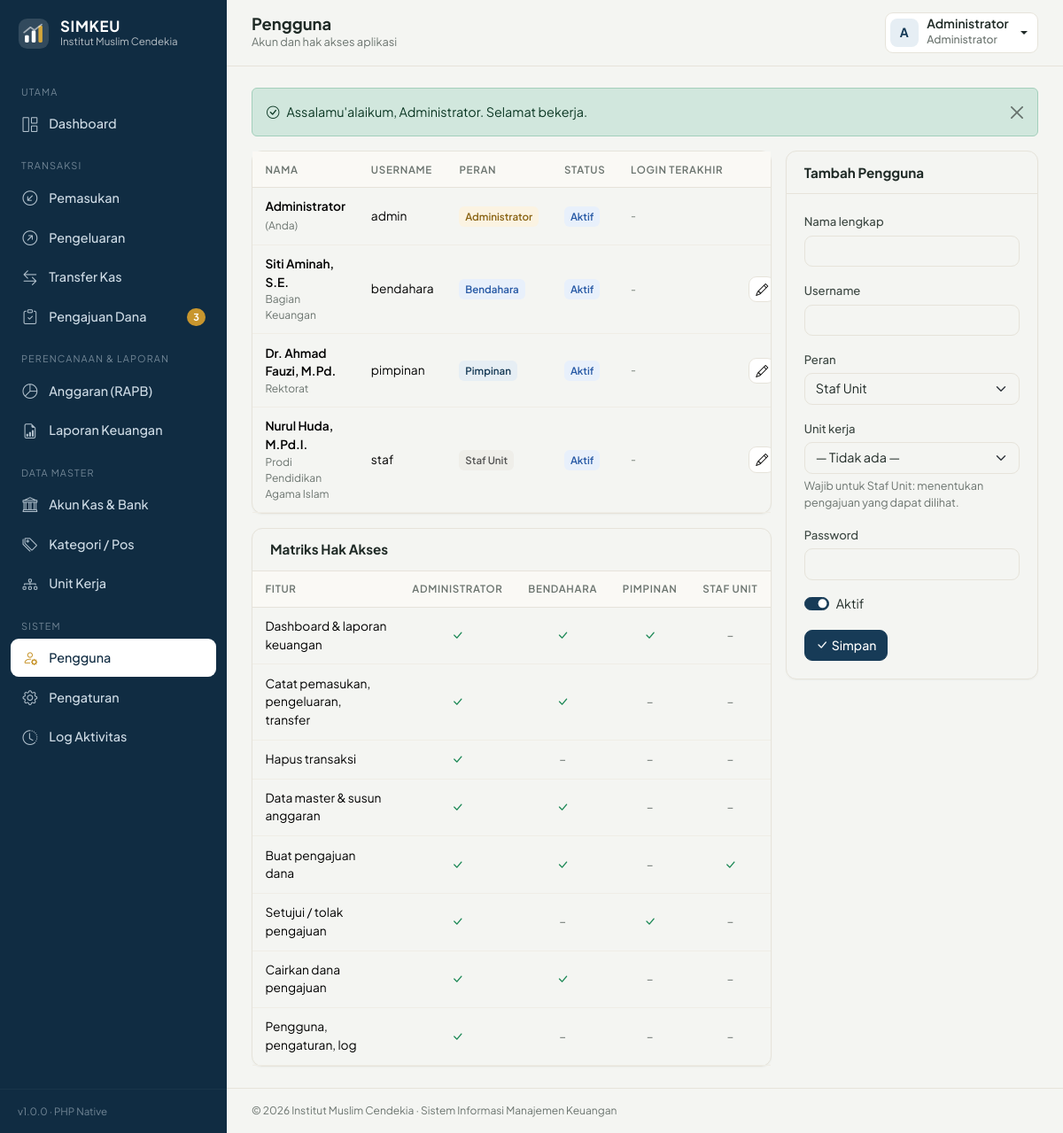
/index.php?page=pengguna (signed in), run on the app's committed database.
### tables this page shows
CREATE TABLE users (
    id INT AUTO_INCREMENT PRIMARY KEY,
    nama VARCHAR(100) NOT NULL,
    username VARCHAR(50) NOT NULL UNIQUE,
    password VARCHAR(255) NOT NULL,
    role ENUM('admin','bendahara','pimpinan','staf') NOT NULL DEFAULT 'staf',
    unit_id INT NULL,
    aktif TINYINT(1) NOT NULL DEFAULT 1,
    last_login DATETIME NULL,
    created_at TIMESTAMP DEFAULT CURRENT_TIMESTAMP,
    CONSTRAINT fk_users_unit FOREIGN KEY (unit_id) REFERENCES unit(id) ON DELETE SET NULL
);

CREATE TABLE unit (
    id INT AUTO_INCREMENT PRIMARY KEY,
    kode VARCHAR(10) NOT NULL UNIQUE,
    nama VARCHAR(100) NOT NULL,
    penanggung_jawab VARCHAR(100) NULL,
    aktif TINYINT(1) NOT NULL DEFAULT 1
);

### index.php (called while the page is built, shortened)
<?php
$routes = [
    'dashboard'   => ['dashboard', 'dashboard'],
    'pemasukan'   => ['transaksi', 'transaksi.view'],
    'pengeluaran' => ['transaksi', 'transaksi.view'],
    'transfer'    => ['transfer', 'transaksi.view'],
    'bukti'       => ['bukti', 'transaksi.view'],
    'pengajuan'   => ['pengajuan', 'pengajuan.view'],
    'anggaran'    => ['anggaran', 'laporan'],
    'laporan'     => ['laporan', 'laporan'],
    'akun_kas'    => ['akun_kas', 'master'],
    'kategori'    => ['kategori', 'master'],
    'unit'        => ['unit', 'master'],
    'pengguna'    => ['pengguna', 'system'],
    'pengaturan'  => ['pengaturan', 'system'],
    'log'         => ['log', 'system'],
    'profil'      => ['profil', null],
];
$page = $_GET['page'] ?? home_page();
[$module, $perm] = $routes[$page];
require __DIR__ . '/modules/' . $module . '.php';

### config/db.php (called while the page is built, shortened)
<?php
function db(): PDO
{
    static $pdo = null;
    if ($pdo === null) {
        $dsn = 'mysql:host=' . DB_HOST . ';port=' . DB_PORT . ';dbname=' . DB_NAME . ';charset=utf8mb4';
        try {
            $pdo = new PDO($dsn, DB_USER, DB_PASS, [
                PDO::ATTR_ERRMODE            => PDO::ERRMODE_EXCEPTION,
                PDO::ATTR_DEFAULT_FETCH_MODE => PDO::FETCH_ASSOC,
                PDO::ATTR_EMULATE_PREPARES   => false,
            ]);
        } catch (PDOException $e) {
            http_response_code(500);
            die('<div style="font-family:sans-serif;padding:40px;color:#7f1d1d">
                <h3>Koneksi database gagal</h3>
                <p>Periksa pengaturan di <code>config/db.php</code> dan pastikan database <b>' . DB_NAME . '</b> sudah di-import dari <code>database/simkeu_db.sql</code>.</p>
                <small>' . htmlspecialchars($e->getMessage()) . '</small></div>');
        }
    }
    return $pdo;
}

### modules/pengguna.php (the view, shortened to what this page needs)
<?php
$pdo = db();
$roles = role_list();
$roleBadge = ['admin' => 'bs-gold', 'bendahara' => 'bs-blue', 'pimpinan' => 'bs-green', 'staf' => 'bs-gray'];
$edit = null;
$edit = $edit ?: ['id' => 0, 'nama' => '', 'username' => '', 'role' => 'staf', 'unit_id' => null, 'aktif' => 1];
$rows = $pdo->query("SELECT us.*, u.nama unit FROM users us LEFT JOIN unit u ON u.id = us.unit_id ORDER BY FIELD(us.role,'admin','bendahara','pimpinan','staf'), us.nama")->fetchAll();
$isSelf = $edit['id'] && $edit['id'] == user('id');
$title = 'Pengguna';
$subtitle = 'Akun dan hak akses aplikasi';
require ROOT_PATH . '/includes/header.php';
?>
<div class="row g-3">
    <div class="col-lg-8">
        <div class="card"><div class="table-responsive"><table class="table table-hover">
            <thead><tr><th>Nama</th><th>Username</th><th>Peran</th><th>Status</th><th>Login terakhir</th><th></th></tr></thead>
            <tbody><?php foreach ($rows as $r): ?>
                <tr class="<?= $r['aktif'] ? '' : 'opacity-50' ?>">
                    <td><div class="fw-semibold"><?= e($r['nama']) ?><?= $r['id'] == user('id') ? ' <span class="small text-muted fw-normal">(Anda)</span>' : '' ?></div><div class="small text-muted"><?= e($r['unit'] ?? '') ?></div></td>
                    <td class="num"><?= e($r['username']) ?></td>
                    <td><span class="badge-soft <?= $roleBadge[$r['role']] ?>"><?= e($roles[$r['role']]) ?></span></td>
                    <td><?= $r['aktif'] ? '<span class="badge-soft bs-blue">Aktif</span>' : '<span class="badge-soft bs-gray">Nonaktif</span>' ?></td>
                    <td class="small text-muted text-nowrap"><?= $r['last_login'] ? date('d/m/Y H:i', strtotime($r['last_login'])) : '-' ?></td>
                    <td class="table-actions">
                        <a href="<?= url('pengguna', ['id' => $r['id']]) ?>" class="btn btn-light btn-sm" title="Edit"><i class="bi bi-pencil"></i></a>
                    </td>
                </tr>
            <?php endforeach; ?></tbody>
        </table></div></div>
        <div class="card mt-3">
            <div class="card-header"><h2>Matriks Hak Akses</h2></div>
            <div class="table-responsive"><table class="table table-sm small mb-0">
                <thead><tr><th>Fitur</th><?php foreach ($roles as $l): ?><th class="text-center"><?= e($l) ?></th><?php endforeach; ?></tr></thead>
                <tbody><?php foreach ([
                    'Dashboard & laporan keuangan' => [1, 1, 1, 0],
                    'Catat pemasukan, pengeluaran, transfer' => [1, 1, 0, 0],
                    'Hapus transaksi' => [1, 0, 0, 0],
                    'Data master & susun anggaran' => [1, 1, 0, 0],
                    'Buat pengajuan dana' => [1, 1, 0, 1],
                    'Setujui / tolak pengajuan' => [1, 0, 1, 0],
                    'Cairkan dana pengajuan' => [1, 1, 0, 0],
                    'Pengguna, pengaturan, log' => [1, 0, 0, 0],
                ] as $f => $m): ?>
                    <tr><td><?= e($f) ?></td><?php foreach ($m as $v): ?><td class="text-center"><?= $v ? '<i class="bi bi-check-lg text-success"></i>' : '<span class="text-muted">&ndash;</span>' ?></td><?php endforeach; ?></tr>
                <?php endforeach; ?></tbody>
            </table></div>
        </div>
    </div>
    <div class="col-lg-4">
        <div class="card">
            <div class="card-header"><h2><?= $edit['id'] ? 'Edit Pengguna' : 'Tambah Pengguna' ?></h2></div>
            <form method="post" class="card-body">
                <div class="mb-3"><label class="form-label" for="nama">Nama lengkap</label><input id="nama" name="nama" class="form-control" maxlength="100" value="<?= e($edit['nama']) ?>" required></div>
                <div class="mb-3"><label class="form-label" for="un">Username</label><input id="un" name="username" class="form-control" maxlength="50" value="<?= e($edit['username']) ?>" required autocomplete="off"></div>
                <div class="mb-3"><label class="form-label" for="role">Peran</label>
                    <select id="role" name="role" class="form-select" <?= $isSelf ? 'disabled' : '' ?>><?php foreach ($roles as $k => $l): ?><option value="<?= $k ?>" <?= selected($k, $edit['role']) ?>><?= e($l) ?></option><?php endforeach; ?></select>
                    <?php if ($isSelf): ?><div class="form-text">Peran akun Anda sendiri tidak dapat diubah.</div><?php endif; ?></div>
                <div class="mb-3"><label class="form-label" for="unit">Unit kerja</label>
                    <select id="unit" name="unit_id" class="form-select"><option value="">— Tidak ada —</option></select>
                    <div class="form-text">Wajib untuk Staf Unit: menentukan pengajuan yang dapat dilihat.</div></div>
                <div class="mb-3"><label class="form-label" for="pw">Password </label><input type="password" id="pw" name="password" class="form-control" minlength="6" <?= $edit['id'] ? '' : 'required' ?> autocomplete="new-password"></div>
                <div class="form-check form-switch mb-3"><input class="form-check-input" type="checkbox" id="aktif" name="aktif" <?= $edit['aktif'] ? 'checked' : '' ?> <?= $isSelf ? 'disabled' : '' ?>><label class="form-check-label" for="aktif">Aktif</label></div>
                <div class="d-flex gap-2"><button class="btn btn-primary"><i class="bi bi-check-lg me-1"></i>Simpan</button><?php if ($edit['id']): ?><a href="<?= url('pengguna') ?>" class="btn btn-light">Batal</a><?php endif; ?></div>
            </form>
        </div>
    </div>
</div>
<?php require ROOT_PATH . '/includes/footer.php';

### includes/header.php (shortened to what this page needs)
<?php
$title = $title ?? 'Dashboard';
$current = $_GET['page'] ?? 'dashboard';
$menu = [
    ['header' => 'Utama', 'perm' => 'dashboard'],
    ['page' => 'dashboard',  'icon' => 'grid-1x2',          'label' => 'Dashboard', 'perm' => 'dashboard'],
    ['header' => 'Transaksi', 'perm' => 'pengajuan.view'],
    ['page' => 'pemasukan',  'icon' => 'arrow-down-left-circle', 'label' => 'Pemasukan', 'perm' => 'transaksi.view'],
    ['page' => 'pengeluaran','icon' => 'arrow-up-right-circle',  'label' => 'Pengeluaran', 'perm' => 'transaksi.view'],
    ['page' => 'transfer',   'icon' => 'arrow-left-right',  'label' => 'Transfer Kas', 'perm' => 'transaksi.view'],
    ['page' => 'pengajuan',  'icon' => 'clipboard-check',   'label' => 'Pengajuan Dana', 'perm' => 'pengajuan.view', 'badge' => true],
    ['header' => 'Perencanaan & Laporan', 'perm' => 'laporan'],
    ['page' => 'anggaran',   'icon' => 'pie-chart',         'label' => 'Anggaran (RAPB)', 'perm' => 'laporan'],
    ['page' => 'laporan',    'icon' => 'file-earmark-bar-graph', 'label' => 'Laporan Keuangan', 'perm' => 'laporan'],
    ['header' => 'Data Master', 'perm' => 'master'],
    ['page' => 'akun_kas',   'icon' => 'bank',              'label' => 'Akun Kas & Bank', 'perm' => 'master'],
    ['page' => 'kategori',   'icon' => 'tags',              'label' => 'Kategori / Pos', 'perm' => 'master'],
    ['page' => 'unit',       'icon' => 'diagram-3',         'label' => 'Unit Kerja', 'perm' => 'master'],
    ['header' => 'Sistem', 'perm' => 'system'],
    ['page' => 'pengguna',   'icon' => 'person-gear',       'label' => 'Pengguna', 'perm' => 'system'],
    ['page' => 'pengaturan', 'icon' => 'gear',              'label' => 'Pengaturan', 'perm' => 'system'],
    ['page' => 'log',        'icon' => 'clock-history',     'label' => 'Log Aktivitas', 'perm' => 'system'],
];
$__badge = 0;
if (can('pengajuan.approve')) {
    $__badge += (int)db()->query("SELECT COUNT(*) FROM pengajuan WHERE status = 'diajukan'")->fetchColumn();
}
if (can('pengajuan.cair')) {
    $__badge += (int)db()->query("SELECT COUNT(*) FROM pengajuan WHERE status = 'disetujui'")->fetchColumn();
}
?>
<!doctype html>
<html lang="id">
<head>
    <link href="https://cdn.jsdelivr.net/npm/bootstrap@5.3.3/dist/css/bootstrap.min.css" rel="stylesheet">
    <link href="https://cdn.jsdelivr.net/npm/bootstrap-icons@1.11.3/font/bootstrap-icons.min.css" rel="stylesheet">
    <link href="<?= asset('css/style.css') ?>" rel="stylesheet">
</head>
<body>
<div class="app">
    <aside class="sidebar" id="sidebar">
        <a href="<?= url() ?>" class="brand">
            <span class="brand-logo"><?= logo_svg(36) ?></span>
            <span>
                <span class="brand-name"><?= APP_NAME ?></span>
                <span class="brand-sub"><?= e(setting('nama_lembaga', APP_DESC)) ?></span>
            </span>
        </a>
        <nav class="side-nav">
            <?php foreach ($menu as $m):
                if (isset($m['header'])): ?>
                    <div class="nav-header"><?= e($m['header']) ?></div>
                <?php else: ?>
                    <a href="<?= url($m['page']) ?>" class="nav-link-item <?= $current === $m['page'] ? 'active' : '' ?>">
                        <i class="bi bi-<?= $m['icon'] ?>"></i><span><?= e($m['label']) ?></span>
                        <?php if (!empty($m['badge']) && $__badge): ?><span class="nav-badge"><?= $__badge ?></span><?php endif; ?>
                    </a>
                <?php endif; endforeach; ?>
        </nav>
        <div class="side-foot">v<?= APP_VERSION ?> &middot; PHP Native</div>
    </aside>
    <div class="main">
        <header class="topbar">
            <div class="topbar-title">
                <h1><?= e($title) ?></h1>
                <?php if (!empty($subtitle)): ?><p><?= e($subtitle) ?></p><?php endif; ?>
            </div>
            <div class="dropdown ms-auto">
                <button class="btn user-chip dropdown-toggle" data-bs-toggle="dropdown" aria-expanded="false">
                    <span class="avatar"><?= e(inisial(user('nama'))) ?></span>
                    <span class="d-none d-sm-inline text-start">
                        <span class="d-block fw-semibold lh-1"><?= e(user('nama')) ?></span>
                        <small class="text-muted"><?= e(role_list()[user('role')] ?? user('role')) ?></small>
                    </span>
                </button>
            </div>
        </header>
        <main class="content">
            <?= show_flash() ?>

### data on the page
users: nama "A", nama "Administrator", role "Administrator", shows "(Anda)", username "admin", aktif "Aktif"
users: nama "Siti Aminah, S.E.", unit.nama "Bagian Keuangan", username "bendahara", role "Bendahara", aktif "Aktif"
users: nama "Dr. Ahmad Fauzi, M.Pd.", unit.nama "Rektorat", username "pimpinan", role "Pimpinan", aktif "Aktif"
users: nama "Nurul Huda, M.Pd.I.", unit.nama "Prodi Pendidikan Agama Islam", username "staf", role "Staf Unit", shows "Aktif", aktif "☑"

### other printed values
APP_NAME "SIMKEU"
setting('nama_lembaga', APP_DESC) "Institut Muslim Cendekia"
$m['header'] "UTAMA"
$m['label'] "Dashboard"
$m['header'] "TRANSAKSI"
$m['label'] "Pemasukan"
$m['label'] "Pengeluaran"
$m['label'] "Transfer Kas"
$m['label'] "Pengajuan Dana"
$m['header'] "PERENCANAAN & LAPORAN"
$m['label'] "Anggaran (RAPB)"
$m['label'] "Laporan Keuangan"
$m['header'] "DATA MASTER"
$m['label'] "Akun Kas & Bank"
$m['label'] "Kategori / Pos"
